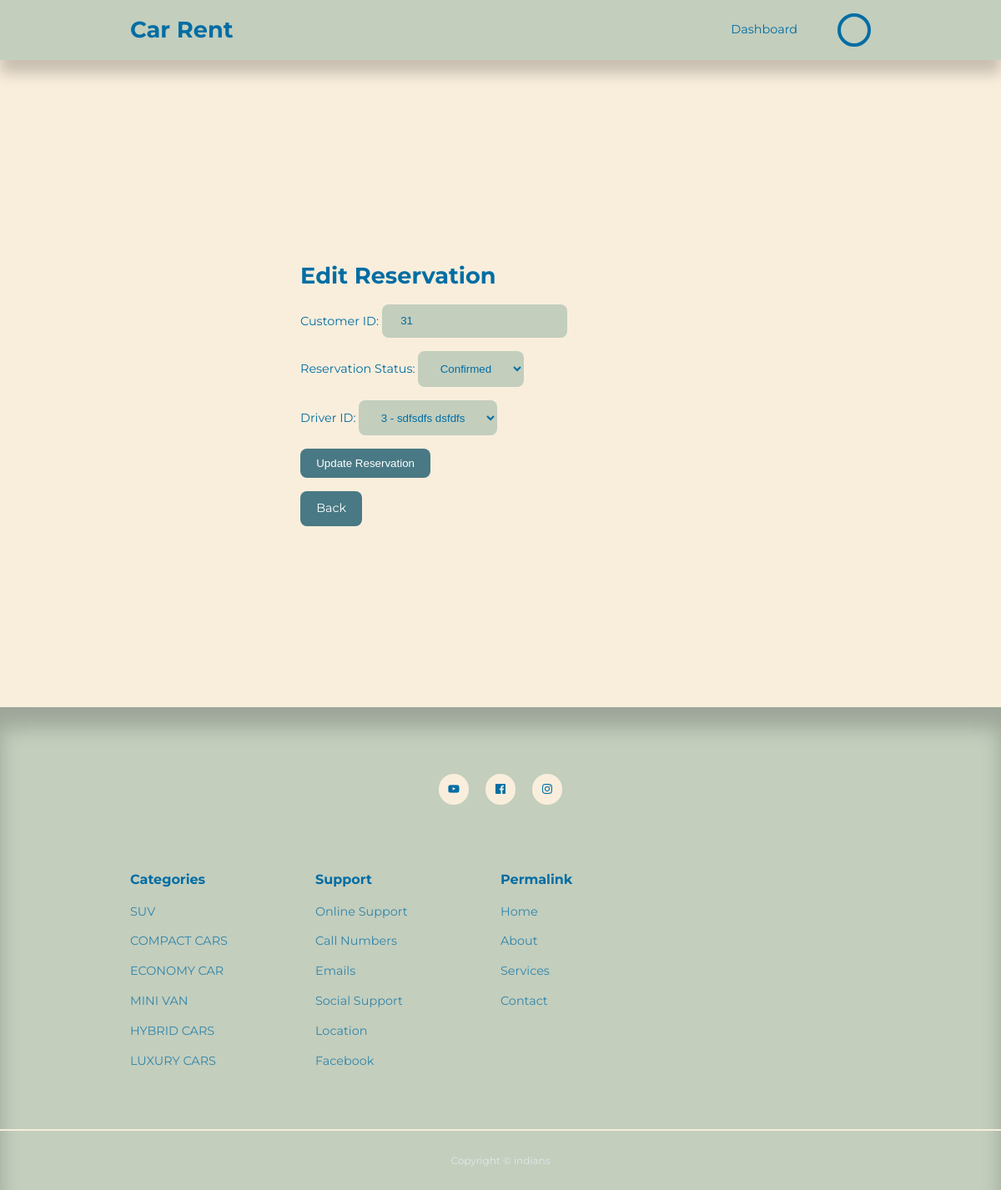
The app's page /admin/edit-reservation.php?id=7 (signed in) with its own data.
### tables this page shows
CREATE TABLE `reservation` (
  `ReservationID` int(11) NOT NULL,
  `CustomerID` int(11) DEFAULT NULL,
  `VehicleID` int(11) DEFAULT NULL,
  `AdminID` int(11) DEFAULT NULL,
  `DriverID` int(11) DEFAULT NULL,
  `ReservationDate` date DEFAULT NULL,
  `RentalStartDate` date DEFAULT NULL,
  `RentalEndDate` date DEFAULT NULL,
  `DriverOption` varchar(50) DEFAULT NULL,
  `LicensePhoto` blob DEFAULT NULL,
  `TotalCost` int(11) DEFAULT NULL,
  `ReservationStatus` varchar(50) DEFAULT NULL
);

CREATE TABLE `driver` (
  `DriverID` int(11) NOT NULL,
  `dFname` varchar(50) DEFAULT NULL,
  `dLname` varchar(50) DEFAULT NULL,
  `dPhoneNo` varchar(11) DEFAULT NULL,
  `dLicensePhoto` blob DEFAULT NULL,
  `dEmail` varchar(50) DEFAULT NULL,
  `dPassword` varchar(50) DEFAULT NULL
);

### admin/edit-reservation.php (the view, shortened to what this page needs)
<?php
include '../partials/aheader.php';
if (isset($_GET['id'])) {
    $reservationID = $_GET['id'];
    $query = mysqli_query($connection, "SELECT * FROM reservation WHERE ReservationID = $reservationID");
    if ($query) {
        $row = mysqli_fetch_assoc($query);
    } else {
        echo "Error fetching reservation data.";
        exit;
    }
} else {
    echo "Reservation ID is missing.";
}
?>
<section class="form_section">
    <div class="container form_section-container">
        <h2>Edit Reservation</h2>
        <form action="update-reservation.php" method="POST" enctype="multipart/form-data">
            <div class="form-group">
                <label for="customerID">Customer ID:</label>
                <input type="number" name="customerID" class="form-control"
                       value="<?php echo $row['CustomerID']; ?>" required readonly>
            </div>
            <div class="form-group">
                <label for="reservationStatus">Reservation Status:</label>
                <select name="reservationStatus" class="form-control">
                    <option value="Confirmed"
                        <?php if ($row['ReservationStatus'] === 'Confirmed') echo 'selected'; ?>>Confirmed</option>
                </select>
            </div>
            <div class="form-group" id="driverIDField" <?php if ($row['DriverOption'] !== 'Driver-Driven') echo 'style="display: none;"'; ?>>
                <label for="driverID">Driver ID:</label>
                <select name="driverID" class="form-control">
                    <?php
                    $sql = "SELECT * FROM driver";
                    $query = mysqli_query($connection, $sql);
                    while ($driverRow = mysqli_fetch_assoc($query)) {
                        $DriverID = $driverRow['DriverID'];
                        $dFname = $driverRow['dFname'];
                        $dLname = $driverRow['dLname'];
                        ?>
                        <option value="<?php echo $DriverID; ?>"
                            <?php if ($DriverID == $row['DriverID']) echo 'selected'; ?>>
                            <?php echo $DriverID . " - " . $dFname . " " . $dLname; ?>
                        </option>
                    <?php } ?>
                </select>
            </div>
            <button type="submit" name="submit" class="btn">Update Reservation</button>
            <a href="manage-reservation.php" class="btn">Back</a>
        </form>
    </div>
</section>
<?php
include '../partials/footer.php';
?>

### css/style.css (style rules this page uses)
:root { --color-primary: #6f6af8; --color-primary-light: hsl(242, 91%, 69%, 18%); --color-primary-variant: #5854c7; --color-red: #da0f3f; --color-red-light: hsl(346, 87%, 46%, 15%); --color-green: #00c476; --color-green-light: hsl(156, 100%, 38%, 15%); --color-gray-900: #C3CEBD; --color-gray-700: #6A7C5F; --color-gray-300: rgba(242, 242, 254, 0.3); --color-gray-200: rgba(242, 242, 254, 0.7); --color-white:#006DA4; --color-bg:#F9EEDC; --color-orange: #F79147; --color-sage:#C3CEBD; --color-forest: #6A7C5F; --color-ice:#C6D9DB; --color-stone: #CCBFB2; --color-sleepyblue: #487984; --color-sienna: #CD8A39; --color-sky-blue: #A4DBE8; --color-terra: #D95D39; --color-navy: #1A2940; --transition: all 300ms ease; --container-width-lg: 74%; --container-width-md: 88%; --form-width: 40%; --card-border-radius-1: 0.3rem; --card-border-radius-2: 0.5rem; --card-border-radius-3: 0.8rem; --card-border-radius-4: 2rem; --card-border-radius-5: 5rem; }
* { margin:0; padding: 0; outline:0; border:0; appearance: 0; list-style: none; text-decoration: none; box-sizing: border-box; }
body { font-family: 'Montserrat', sans-serif; line-height: 1.6; color: var(--color-gray-200); overflow-x: hidden; background: var(--color-bg); font-size: 0.9rem; }
.container { width: var(--container-width-lg); max-width: 1800px; margin-inline: auto; }
section { padding: 4rem 0 2rem; margin-top: 3rem; width: 100vm; }
h1,h2,h3,h4 { color: var(--color-white); line-height: 1.3; }
h2 { font-size: 1.7rem; margin: 1rem 0; }
a { color: var(--color-white); transition: var(--transition); }
.btn { display: inline-block; width: fit-content; padding: 0.6rem 1.2rem; background-color: var(--color-sleepyblue); border-radius: var(--card-border-radius-2); cursor: pointer; transition: var(--transition); color: white; }
.form_section { display: grid; place-items: center; height: 100vh; }
.form_section-container { width: var(--form-width); }
form { display: flex; flex-direction: column; gap: 1rem; }
input, textarea, select { padding: 0.8rem 1.4rem; background-color: var(--color-gray-900); border-radius: var(--card-border-radius-2); resize: none; color: var(--color-white); }
.form_section label { color: var(--color-white); }

### records on screen
reservation: customerID "31", reservationStatus "Confirmed", driverID "3 - sdfsdfs dsfdfs"
